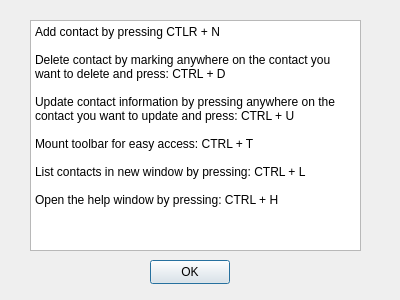
<?xml version="1.0" encoding="UTF-8"?>
<ui version="4.0">
 <class>help_Dialog</class>
 <widget class="QDialog" name="help_Dialog">
  <property name="geometry">
   <rect>
    <x>0</x>
    <y>0</y>
    <width>400</width>
    <height>300</height>
   </rect>
  </property>
  <property name="windowTitle">
   <string>Dialog</string>
  </property>
  <widget class="QPushButton" name="OK_pushButton">
   <property name="geometry">
    <rect>
     <x>150</x>
     <y>260</y>
     <width>80</width>
     <height>24</height>
    </rect>
   </property>
   <property name="text">
    <string>OK</string>
   </property>
  </widget>
  <widget class="QTextBrowser" name="textBrowser">
   <property name="geometry">
    <rect>
     <x>30</x>
     <y>20</y>
     <width>331</width>
     <height>231</height>
    </rect>
   </property>
   <property name="html">
    <string>&lt;!DOCTYPE HTML PUBLIC &quot;-//W3C//DTD HTML 4.0//EN&quot; &quot;http://www.w3.org/TR/REC-html40/strict.dtd&quot;&gt;
&lt;html&gt;&lt;head&gt;&lt;meta name=&quot;qrichtext&quot; content=&quot;1&quot; /&gt;&lt;meta charset=&quot;utf-8&quot; /&gt;&lt;style type=&quot;text/css&quot;&gt;
p, li { white-space: pre-wrap; }
hr { height: 1px; border-width: 0; }
li.unchecked::marker { content: &quot;\2610&quot;; }
li.checked::marker { content: &quot;\2612&quot;; }
&lt;/style&gt;&lt;/head&gt;&lt;body style=&quot; font-family:'Segoe UI'; font-size:9pt; font-weight:400; font-style:normal;&quot;&gt;
&lt;p style=&quot; margin-top:0px; margin-bottom:0px; margin-left:0px; margin-right:0px; -qt-block-indent:0; text-indent:0px;&quot;&gt;Add contact by pressing CTLR + N&lt;/p&gt;
&lt;p style=&quot;-qt-paragraph-type:empty; margin-top:0px; margin-bottom:0px; margin-left:0px; margin-right:0px; -qt-block-indent:0; text-indent:0px;&quot;&gt;&lt;br /&gt;&lt;/p&gt;
&lt;p style=&quot; margin-top:0px; margin-bottom:0px; margin-left:0px; margin-right:0px; -qt-block-indent:0; text-indent:0px;&quot;&gt;Delete contact by marking anywhere on the contact you want to delete and press: CTRL + D&lt;/p&gt;
&lt;p style=&quot;-qt-paragraph-type:empty; margin-top:0px; margin-bottom:0px; margin-left:0px; margin-right:0px; -qt-block-indent:0; text-indent:0px;&quot;&gt;&lt;br /&gt;&lt;/p&gt;
&lt;p style=&quot; margin-top:0px; margin-bottom:0px; margin-left:0px; margin-right:0px; -qt-block-indent:0; text-indent:0px;&quot;&gt;Update contact information by pressing anywhere on the contact you want to update and press: CTRL + U&lt;/p&gt;
&lt;p style=&quot;-qt-paragraph-type:empty; margin-top:0px; margin-bottom:0px; margin-left:0px; margin-right:0px; -qt-block-indent:0; text-indent:0px;&quot;&gt;&lt;br /&gt;&lt;/p&gt;
&lt;p style=&quot; margin-top:0px; margin-bottom:0px; margin-left:0px; margin-right:0px; -qt-block-indent:0; text-indent:0px;&quot;&gt;Mount toolbar for easy access: CTRL + T&lt;/p&gt;
&lt;p style=&quot;-qt-paragraph-type:empty; margin-top:0px; margin-bottom:0px; margin-left:0px; margin-right:0px; -qt-block-indent:0; text-indent:0px;&quot;&gt;&lt;br /&gt;&lt;/p&gt;
&lt;p style=&quot; margin-top:0px; margin-bottom:0px; margin-left:0px; margin-right:0px; -qt-block-indent:0; text-indent:0px;&quot;&gt;List contacts in new window by pressing: CTRL + L&lt;/p&gt;
&lt;p style=&quot;-qt-paragraph-type:empty; margin-top:0px; margin-bottom:0px; margin-left:0px; margin-right:0px; -qt-block-indent:0; text-indent:0px;&quot;&gt;&lt;br /&gt;&lt;/p&gt;
&lt;p style=&quot; margin-top:0px; margin-bottom:0px; margin-left:0px; margin-right:0px; -qt-block-indent:0; text-indent:0px;&quot;&gt;Open the help window by pressing: CTRL + H&lt;/p&gt;
&lt;p style=&quot;-qt-paragraph-type:empty; margin-top:0px; margin-bottom:0px; margin-left:0px; margin-right:0px; -qt-block-indent:0; text-indent:0px;&quot;&gt;&lt;br /&gt;&lt;/p&gt;&lt;/body&gt;&lt;/html&gt;</string>
   </property>
  </widget>
 </widget>
 <resources/>
 <connections/>
</ui>
